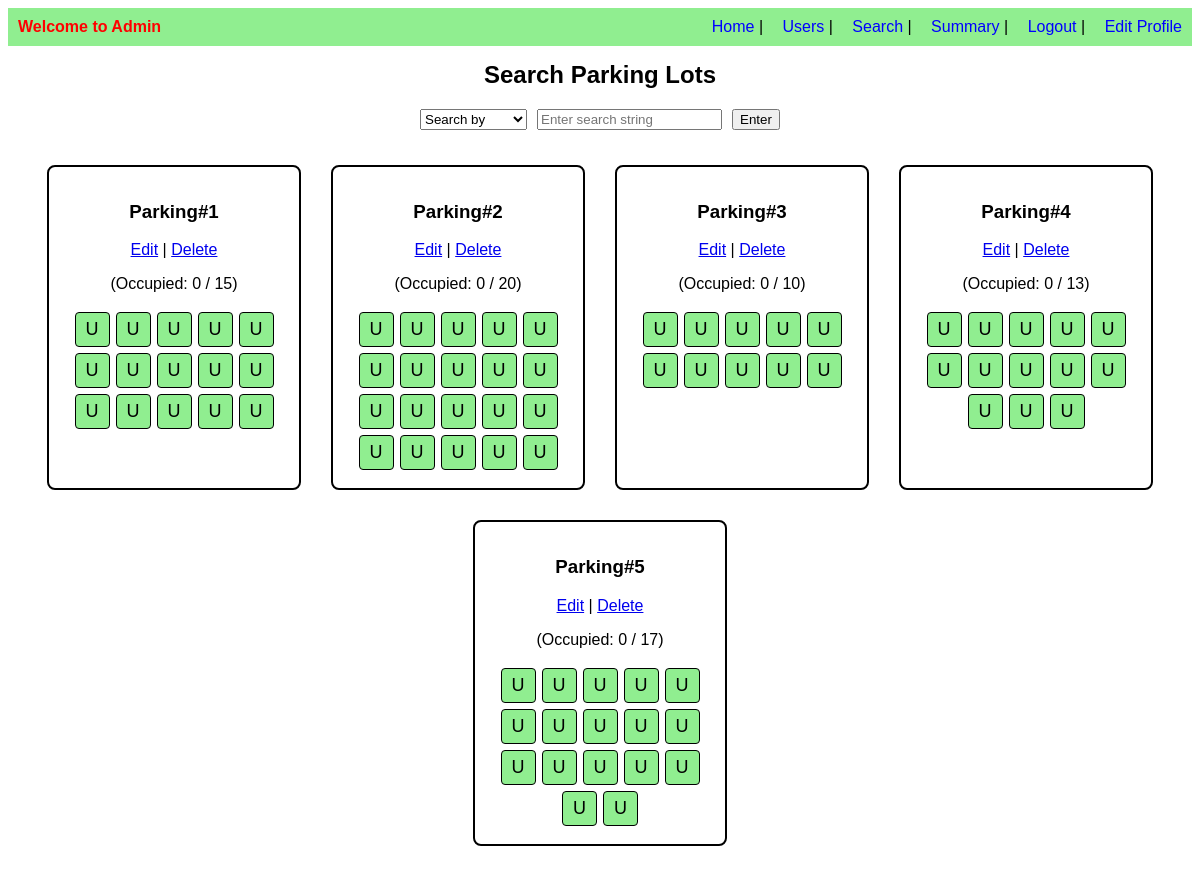
Page /admin_search on the committed database.
### tables this page shows
CREATE TABLE parking_lot (
    id INTEGER PRIMARY KEY AUTOINCREMENT,
    prime_location_name TEXT NOT NULL,
    address TEXT NOT NULL,
    pincode TEXT NOT NULL,
    price_per_hour REAL NOT NULL,
    max_spots INTEGER NOT NULL 
);

### controllers/controller.py (the view)
    @app.route('/admin_search', methods=['GET'])
    def admin_search():
        search_by = request.args.get('search_by')
        search_query = request.args.get('search_query', '')
        lots = []
        conn = sqlite3.connect('database.db')
        conn.row_factory = sqlite3.Row
        c = conn.cursor()
        if search_by == "id" and search_query.isdigit():
            c.execute("SELECT * FROM parking_lot WHERE id = ?", (search_query,))
        elif search_by == "location":
            c.execute("SELECT * FROM parking_lot WHERE prime_location_name LIKE ?", ('%' + search_query + '%',))
        else:
            c.execute("SELECT * FROM parking_lot")
        rows = c.fetchall()
        for row in rows:
            lot_id = row['id']
            c.execute('''
                SELECT COUNT(*) AS occupied_count
                FROM parking_spot
                WHERE lot_id = ? AND is_occupied = 1
            ''', (lot_id,))
            occupied_count = c.fetchone()['occupied_count']
            lots.append({
                'id': lot_id,
                'prime_location_name': row['prime_location_name'],
                'address': row['address'],
                'pincode': row['pincode'],
                'price_per_hour': row['price_per_hour'],
                'max_spots': row['max_spots'],
                'occupied_spots': occupied_count
            })
        conn.close()
        return render_template('admin_search.html', lots=lots, search_by=search_by, search_query=search_query)

### templates/admin_search.html (shortened to what this page needs)
<!DOCTYPE html>
<html>
<head>
</head>
<body>
<div class="header">
    <div class="header-left">Welcome to Admin</div>
    <div class="header-right">
        <a href="/admin_dashboard">Home</a> |
        <a href="/admin_registered_users">Users</a> |
        <a href="/admin_search">Search</a> |
        <a href="/admin_summary">Summary</a> |
        <a href="/logout">Logout</a> |
        <a href="/admin_edit_profile">Edit Profile</a>
    </div>
</div>
<div class="nav">Search Parking Lots</div>
<form method="GET" action="/admin_search">
    <div class="search-bar">
        <select name="search_by" required>
            <option value="">Search by</option>
        </select>
        <input type="text" name="search_query" placeholder="Enter search string" required>
        <button type="submit">Enter</button>
    </div>
</form>
<div class="lots-container">
    {% for lot in lots %}
    <div class="lot-card">
        <h3>Parking#{{ lot.id }}</h3>
        <div class="actions">
            <a href="/edit_lot/{{ lot.id }}">Edit</a> |
            <a href="/delete_lot/{{ lot.id }}">Delete</a>
        </div>
        <p>(Occupied: {{ lot.occupied_spots }} / {{ lot.max_spots }})</p>
        <div class="lot-buttons">
            {% for i in range(1, lot.max_spots + 1) %}
                {% if i <= lot.occupied_spots %}
                    <button class="spot-btn occupied">O</button>
                {% else %}
                    <button class="spot-btn unoccupied">U</button>
                {% endif %}
            {% endfor %}
        </div>
    </div>
    {% endfor %}
</div>
</body>
</html>

### templates/admin_search.html (style rules this page uses)
body { font-family: Arial, sans-serif; }
.header { background-color: lightgreen; padding: 10px; display: flex; justify-content: space-between; }
.header-left { font-weight: bold; color: red; }
.header-right a { margin-left: 15px; text-decoration: none; color: blue; }
.nav { margin-top: 15px; text-align: center; font-size: 24px; font-weight: bold; }
.search-bar { display: flex; justify-content: center; margin-top: 20px; gap: 10px; }
.lots-container { display: flex; flex-wrap: wrap; justify-content: center; margin-top: 20px; }
.lot-card { border: 2px solid black; border-radius: 8px; padding: 15px; margin: 15px; width: 220px; text-align: center; }
.lot-buttons { display: flex; flex-wrap: wrap; justify-content: center; margin-top: 10px; }
.spot-btn { width: 35px; height: 35px; margin: 3px; border: 1px solid black; border-radius: 4px; font-size: 18px; }
.unoccupied { background-color: lightgreen; color: black; }
.actions { margin: 5px 0; }

### rows in the picture
parking_lot: id "1", occupied_spots "0", max_spots "15"
parking_lot: id "2", occupied_spots "0", max_spots "20"
parking_lot: id "3", occupied_spots "0", max_spots "10"
parking_lot: id "4", occupied_spots "0", max_spots "13"
parking_lot: id "5", occupied_spots "0", max_spots "17"
